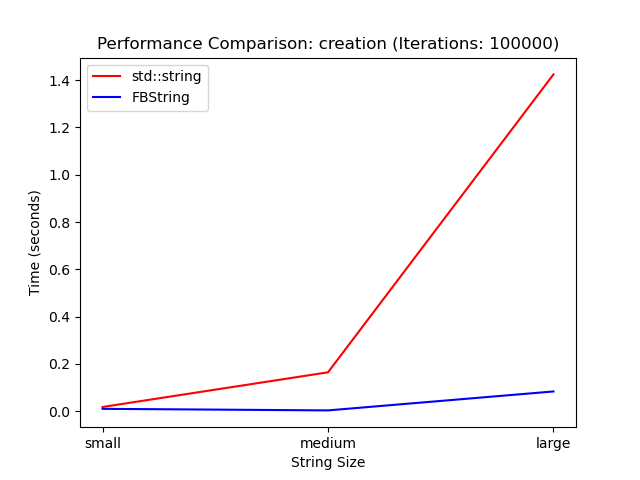

The script that saved this image:
import matplotlib.pyplot as plt
x = ['small', 'medium', 'large']
std_data = [0.0181526, 0.164603, 1.424]
fb_data = [0.010261, 0.0036397, 0.0837351]
plt.plot(x, std_data, 'r-', label='std::string')
plt.plot(x, fb_data, 'b-', label='FBString')
plt.xlabel('String Size')
plt.ylabel('Time (seconds)')
plt.title('Performance Comparison: creation (Iterations: 100000)')
plt.legend()
plt.savefig('plot_creation.png')
plt.close()
